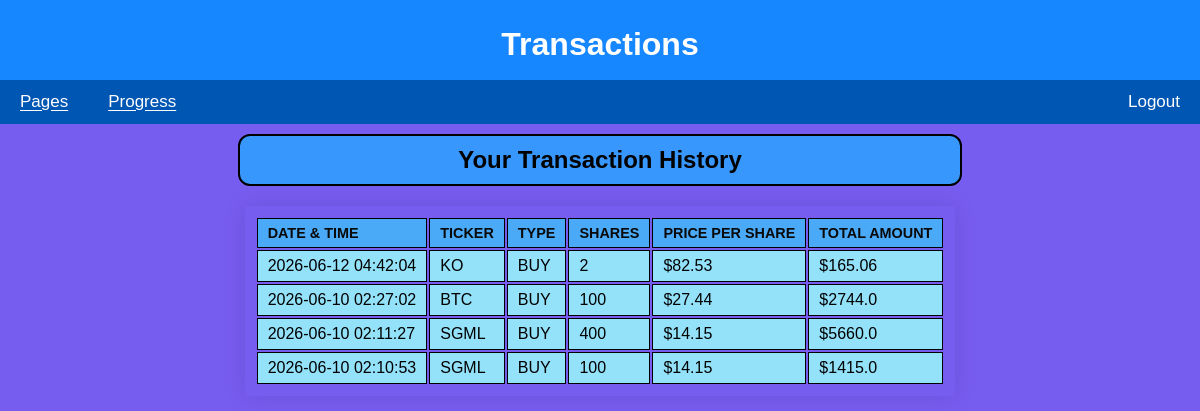
The page /transactions (signed in) on the database as committed earlier.
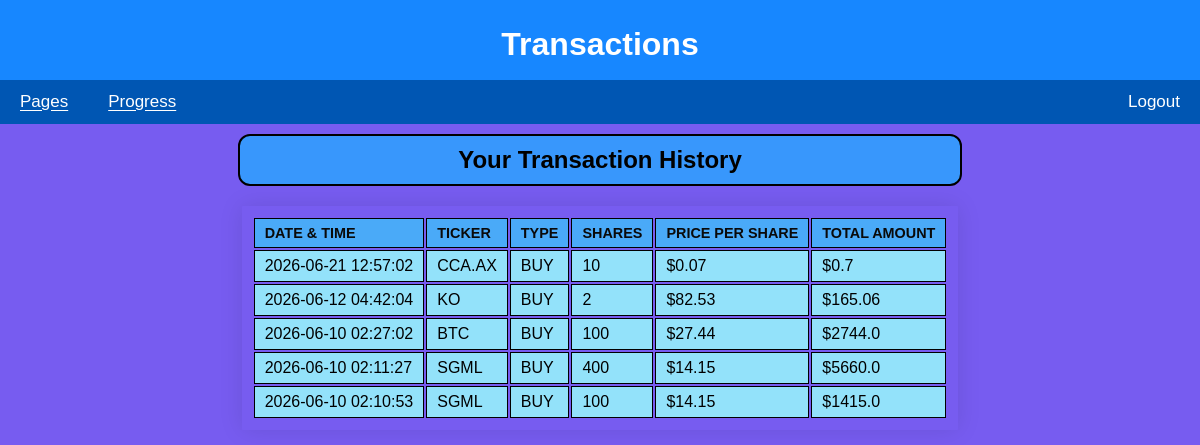
The same page on the database as committed later.
### tables this page shows
CREATE TABLE Transactions (
    id INTEGER PRIMARY KEY AUTOINCREMENT,
    user_id INTEGER NOT NULL,
    ticker TEXT NOT NULL,
    transaction_type TEXT CHECK(transaction_type IN ('BUY', 'SELL')),
    shares INTEGER NOT NULL,
    price_per_share REAL NOT NULL,
    total_amount REAL NOT NULL,
    timestamp TIMESTAMP DEFAULT CURRENT_TIMESTAMP,
    FOREIGN KEY (user_id) REFERENCES Users(id) ON DELETE CASCADE
);

### app.py (the view)
@app.route('/transactions')
@login_required
def transactions():
    try:
        with get_db_connection() as conn:
            cursor = conn.cursor()
            cursor.execute("""
                           SELECT t.id,
                                  t.ticker,
                                  t.transaction_type,
                                  t.shares,
                                  t.price_per_share,
                                  t.total_amount,
                                  t.timestamp,
                                  t.user_id
                           FROM Transactions t
                           WHERE t.user_id = ?
                           ORDER BY t.timestamp DESC
                           """, (current_user.id,))
            transactions = cursor.fetchall()
        return render_template('transactions.html',
                               transactions=transactions,
                               username=current_user.username)
    except Exception as e:
        print(f"Transactions error: {e}")
        flash('Error loading transaction history.', 'error')
        return redirect(url_for('dashboard'))

### app.py (called while the page is built)
@login_manager.user_loader
def load_user(user_id):
    try:
        with get_db_connection() as conn:
            cursor = conn.cursor()
            cursor.execute(
                'SELECT id, username FROM users WHERE id = ?',
                (user_id,)
            )
            user = cursor.fetchone()  # get the first record from query result
        if user:
            return User(id=user['id'], username=user['username'])
        return None
    except Exception as e:
        print(f"Error loading user {user_id}: {e}")  # Replace with proper logging later
        return None

@contextmanager
def get_db_connection():
    conn = sqlite3.connect('database.db')
    conn.row_factory = sqlite3.Row  # Allows accessing columns by name
    try:
        yield conn  # keep connection open while actively accessing db
    finally:  # when finished
        conn.close()

### templates/transactions.html (shortened to what this page needs)
{% extends 'base.html' %}
{% block heading %}Transactions{% endblock %}
{% block content %}
<h2 class="transactions">Your Transaction History</h2>
{% if transactions %}
    <thead class="table-light">
        <table>
        <tr>
            <th>Date & Time</th>
            <th>Ticker</th>
            <th>Type</th>
            <th class="text-end">Shares</th>
            <th class="text-end">Price per Share</th>
            <th class="text-end">Total Amount</th>
            </tr>
</thead>
<tbody>
    {% for tx in transactions %}
    <tr>
        <td>{{ tx.timestamp }}</td>
        <td>{{ tx.ticker }}</td>
        <td>{{ tx.transaction_type }}</td>
        <td class="text-end">{{ tx.shares }}</td>
        <td class="text-end"> ${{ tx.price_per_share | round(2) }}</td>
        <td class="text-end"> ${{ tx.total_amount | round(2) }}
        </td>
    </tr>
    {% endfor %}
</tbody>
{% endif%}
{% endblock %}

Rows that differ between the two databases and show on the page:
added Transactions: timestamp "2026-06-21 12:57:02", ticker "CCA.AX", transaction_type "BUY", shares "10", price_per_share "0.07", total_amount "0.7"
